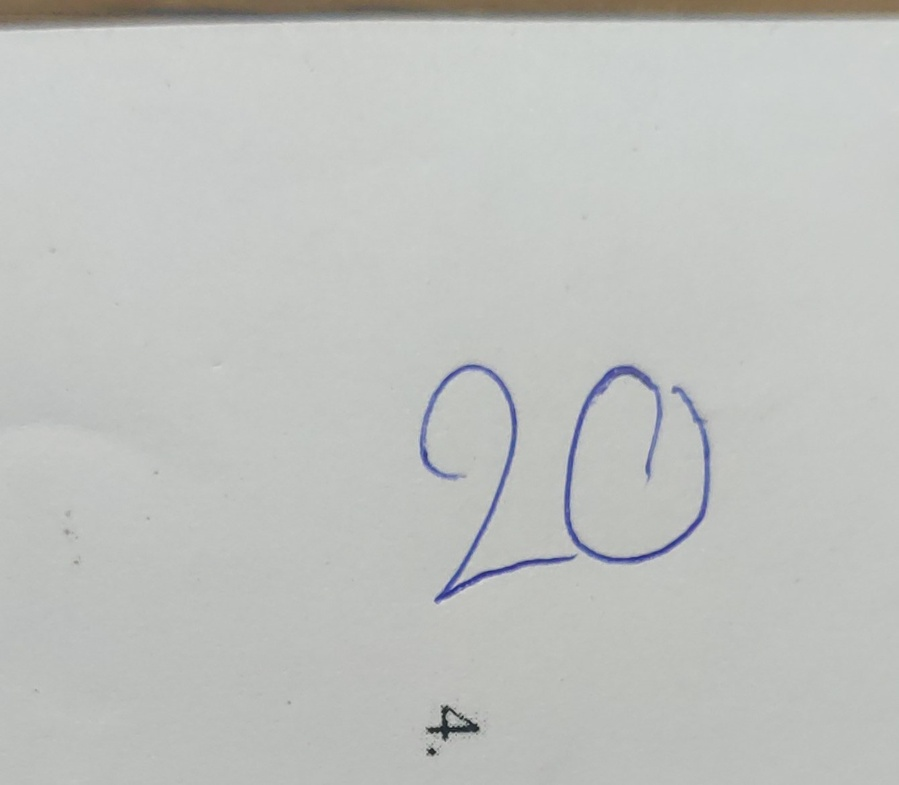
#> input picture Reference/004.jpg, 899 x 785 px, shrunk from 1340 x 1171 before the run
$ python crop_hand_text.py
#> lines starting #> are read from the running program, lines starting #| are printed output that depends on the picture; after the words box and inside, x2 and y2 are one past the last pixel; in counts of white or black regions, pixels touching at a corner belong together
import cv2

image = cv2.imread('004.jpg')
#> image is the input picture: shape (785, 899, 3); mean B, G, R 191.1, 193.8, 191.9
gray = cv2.cvtColor(image, cv2.COLOR_BGR2GRAY)
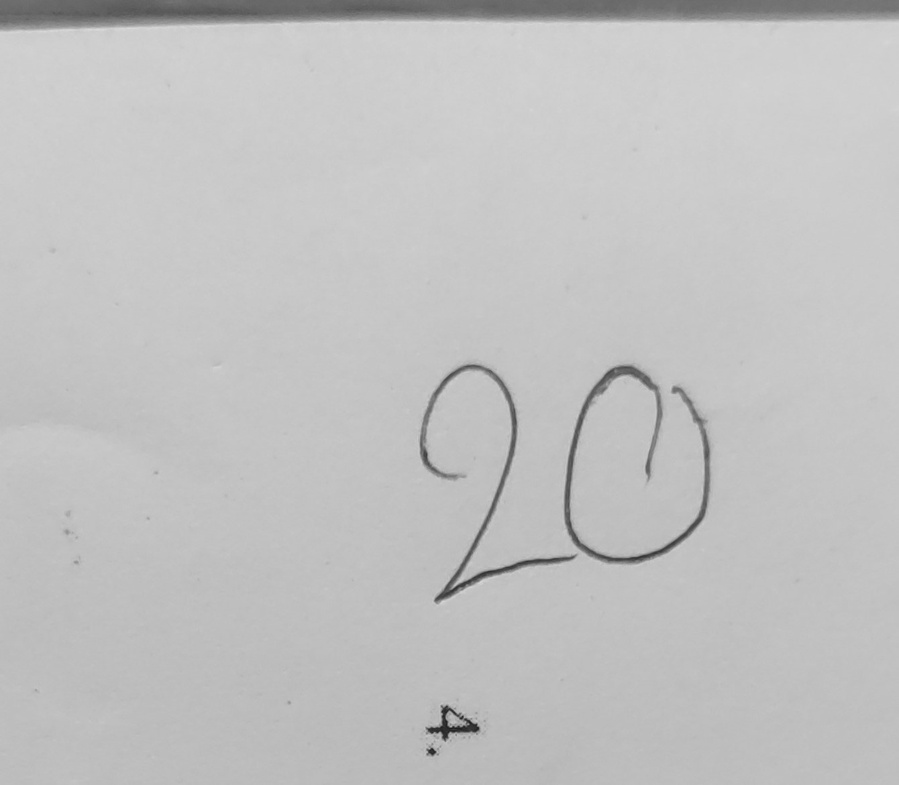
#> gray: shape (785, 899); min 30, max 217, mean 192.9
blur = cv2.medianBlur(gray, 5)
thresh = cv2.adaptiveThreshold(blur,255,cv2.ADAPTIVE_THRESH_GAUSSIAN_C, cv2.THRESH_BINARY_INV,11,8)
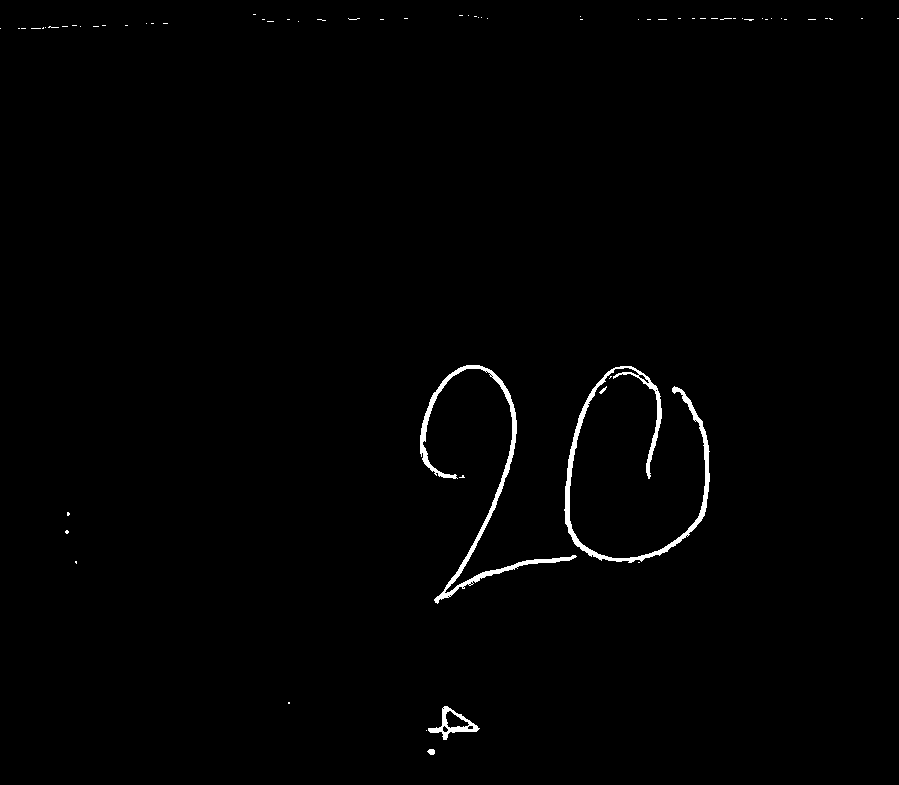
#> thresh: shape (785, 899); 0.88% white; 67 white regions (62 under 20 px), largest, box (x1, y1, x2, y2) and area: (564, 366, 710, 563) 2832, (420, 365, 577, 604) 2532, (428, 706, 480, 740) 490, (427, 749, 435, 755) 37, (599, 386, 607, 394) 24

kernel = cv2.getStructuringElement(cv2.MORPH_RECT, (5,5))
dilate = cv2.dilate(thresh, kernel, iterations=6)
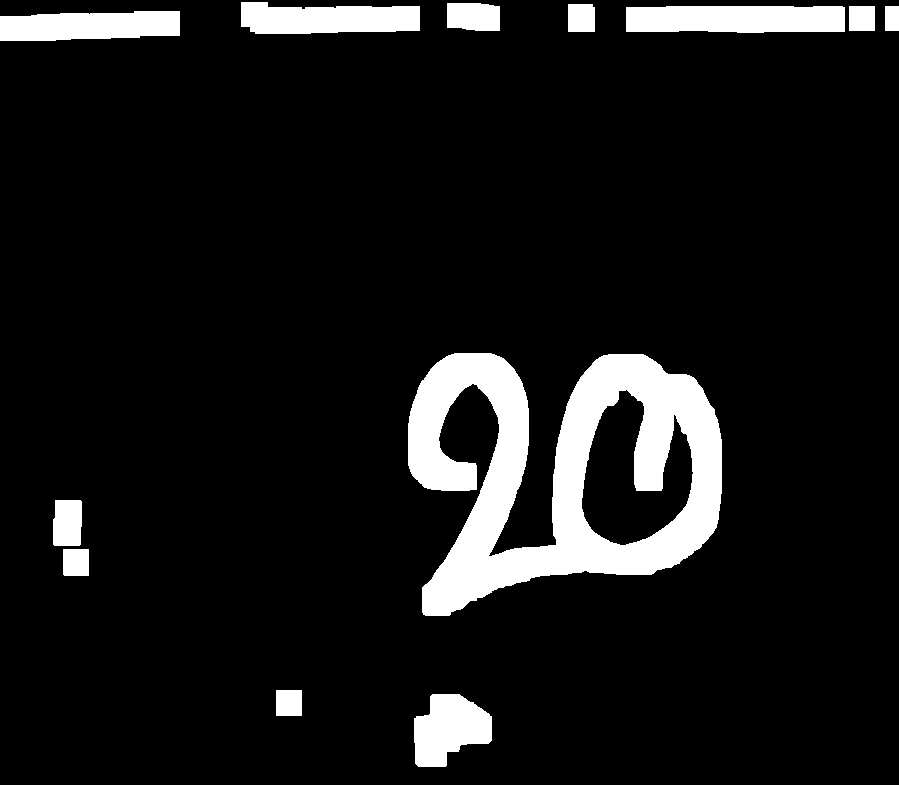
#> dilate: shape (785, 899); 9.3% white; 12 white regions
cnts = cv2.findContours(dilate, cv2.RETR_EXTERNAL, cv2.CHAIN_APPROX_SIMPLE)
#> cnts = 12 contours; largest, box (x1, y1, x2, y2) and area: (408, 353, 722, 616) 49796, (626, 6, 845, 33) 5388, (241, 2, 420, 34) 4527, (0, 11, 180, 41) 4416, (414, 694, 492, 767) 3894
cnts = cnts[0] if len(cnts) == 2 else cnts[1]
cnts = sorted(cnts, key=cv2.contourArea, reverse=True)

for c in cnts:
    x,y,w,h = cv2.boundingRect(c)
    ROI = image[y:y+h, x:x+w]
    cv2.imwrite('ROI.png', ROI)
    break
#> this loop made 1 pass
#> (x, y, w, h) on pass 1: (408, 353, 314, 263)
#> pass 1, `ROI = image[y:y+h, x:x+w]`:
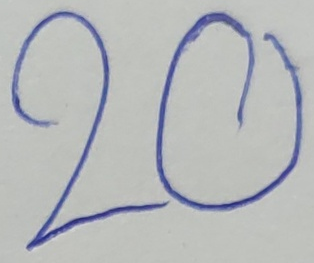
#> ROI: shape (263, 314, 3); mean B, G, R 186.1, 184.4, 182

cv2.imshow('thresh', thresh)
cv2.imshow('dilate', dilate)
cv2.imshow('ROI', ROI)
cv2.waitKey()
